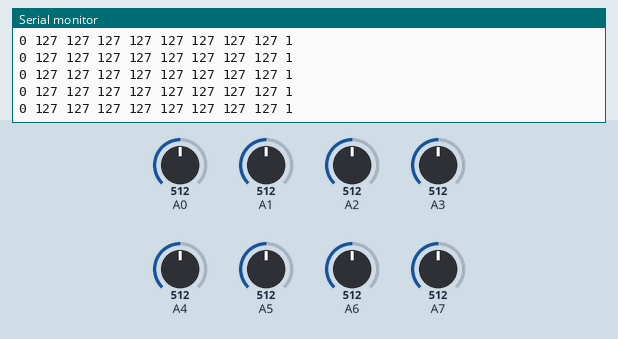
The sketch below on a simulated Arduino Nano, built with avr-gcc and run on an emulated ATmega328P. Parts: the last lines printed to the serial monitor. The test bench sets the inputs (shaded band); at power-on: A2 = 512, A1 = 512, A0 = 512, A3 = 512, A4 = 512, A5 = 512, A6 = 512, A7 = 512. No radio packets arrive unless stated.

Above: at 2.7 s.
2.8 s: A2 set to 540
At 2.85 s:
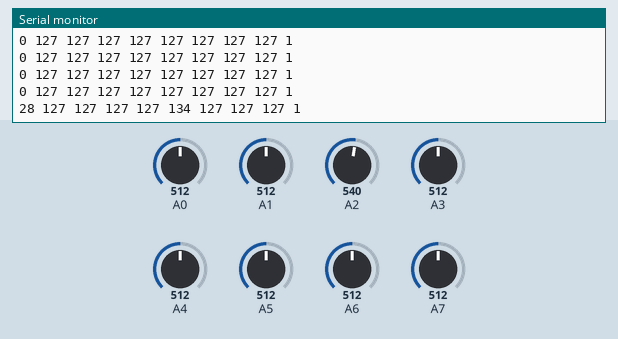
5.8 s: A1 set to 409
At 5.84 s:
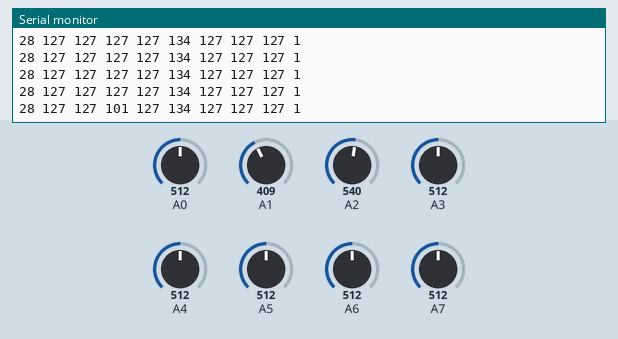
8.8 s: A1 set to 391
At 8.84 s:
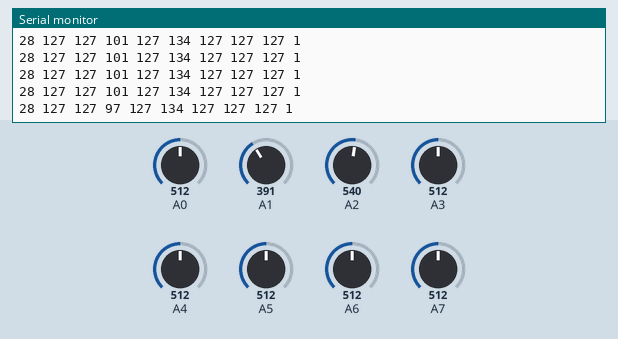
10.3 s: A2 set to 595
At 10.31 s:
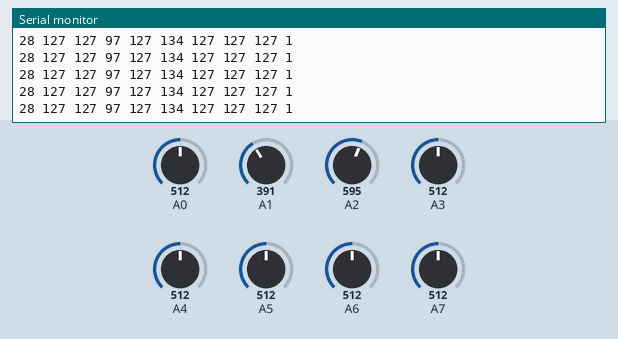
13.3 s: A2 set to 620
At 13.3 s:
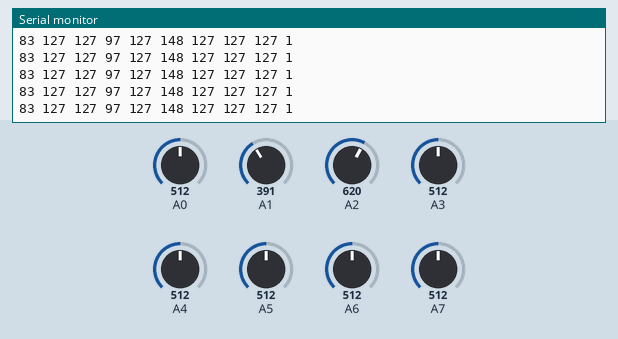
Timing chart, 0 to 15.8 s (numbered marks = the images above; inputs shaded):
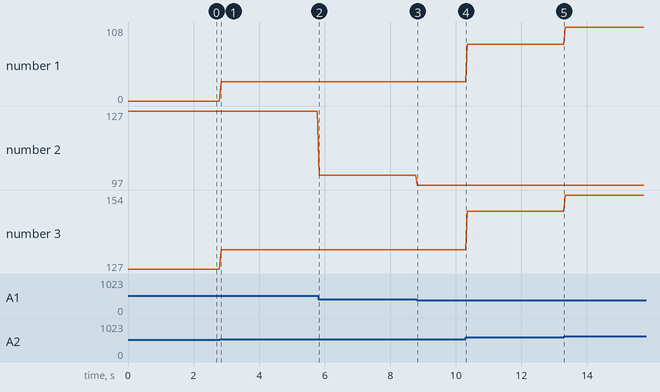

Measured:
- after the input at 2.8 s, the serial monitor: prints a new line at once (image 1)
- after the input at 5.8 s, the serial monitor: prints a new line at once (image 2)
- after the input at 8.8 s, the serial monitor: prints a new line at once (image 3)
- plotted number 1: 0 → 28 after the input at 2.8 s, 28 → 83 after the input at 10.3 s, 83 → 108 after the input at 13.3 s
- plotted number 2: 127 → 101 after the input at 5.8 s, 101 → 97 after the input at 8.8 s
- plotted number 3: 127 → 134 after the input at 2.8 s, 134 → 148 after the input at 10.3 s, 148 → 154 after the input at 13.3 s

The sketch:

TX.ino
```cpp
#include <SPI.h>
#include <nRF24L01.h>
#include <RF24.h>

RF24 radio(9, 10);

const byte rxAddr[6] = "12345";
struct data{
  byte chs, ch0, ch1, ch2, ch3, ch4, ch5, ch6, ch7;
};
data sent_data;
void setup()
{
  radio.begin();
  radio.openWritingPipe(rxAddr);
  radio.setAutoAck(false);
  radio.setDataRate(RF24_250KBPS);
  radio.setPALevel(RF24_PA_MIN);
  radio.stopListening();
  sent_data.chs = 127;
  sent_data.ch0 = 127;
  sent_data.ch1 = 127;
  sent_data.ch2 = 127;
  sent_data.ch3 = 127;
  sent_data.ch4 = 127;
  sent_data.ch5 = 127;
  sent_data.ch6 = 127;
  sent_data.ch7 = 127;
  Serial.begin(9600);
}

void loop()
{
  radio.stopListening();
  int a = 5;
  sent_data.chs = map( analogRead(2), 0, 255, 0, 255);
  sent_data.ch0 = map( analogRead(A7), 0, 1024, 0, 255);
  sent_data.ch1 = map( analogRead(A0), 0, 1024, 0, 255);
  sent_data.ch2 = map( analogRead(A1), 0, 1024, 0, 255);
  sent_data.ch3 = map( analogRead(A4), 0, 1024, 0, 255);
  sent_data.ch4 = map( analogRead(A2), 0, 1024, 0, 255);
  sent_data.ch5 = map( analogRead(A3), 0, 1024, 0, 255);
  sent_data.ch6 = map( analogRead(A5), 0, 1024, 0, 255);
  sent_data.ch7 = map( analogRead(A6), 0, 1024, 0, 255);
  bool b = radio.write(&sent_data, sizeof(data));
  Serial.println(b);
  Serial.print(sent_data.chs);
  Serial.print(" ");
  Serial.print(sent_data.ch0);
  Serial.print(" ");
  Serial.print(sent_data.ch1);
  Serial.print(" ");
  Serial.print(sent_data.ch2);
  Serial.print(" ");
  Serial.print(sent_data.ch3);
  Serial.print(" ");
  Serial.print(sent_data.ch4);
  Serial.print(" ");
  Serial.print(sent_data.ch5);
  Serial.print(" ");
  Serial.print(sent_data.ch6);
  Serial.print(" ");
  Serial.print(sent_data.ch7);
  Serial.print(" ");
  radio.startListening();
  delay(50);
}
```
